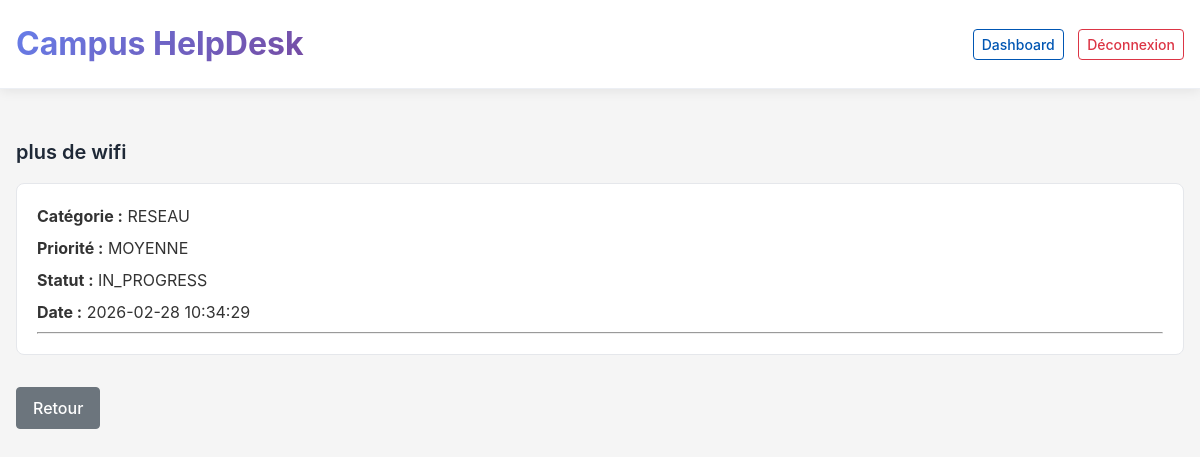
Page /index.php?route=ticket-show&id=4 (signed in) on the committed database.
### tables this page shows
CREATE TABLE `tickets` (
  `id` int(11) NOT NULL,
  `titre` varchar(150) NOT NULL,
  `description` text NOT NULL,
  `categorie` varchar(50) NOT NULL,
  `priorite` enum('FAIBLE','MOYENNE','ELEVEE') NOT NULL,
  `statut` enum('OPEN','IN_PROGRESS','RESOLVED','CLOSED') NOT NULL DEFAULT 'OPEN',
  `auteur_id` int(11) NOT NULL,
  `technicien_id` int(11) DEFAULT NULL,
  `created_at` datetime DEFAULT CURRENT_TIMESTAMP,
  `updated_at` datetime DEFAULT NULL
);

### app/core/View.php (called while the page is built, shortened)
<?php
final class View {
  public static function render(string $view, array $data = []){
    require __DIR__ . "/../views/layouts/main.php";
  }
}

### app/controllers/TicketController.php (called while the page is built, shortened)
<?php
require_once __DIR__ . '/../core/View.php';
require_once __DIR__ . '/../models/TicketModel.php';
final class TicketController {
  public function show() {
    $user = Auth::user();
    $id = isset($_GET['id']) ? (int)$_GET['id'] : 0;
    $ticketModel = new TicketModel();
    $messageModel = new MessageModel();
    $ticket = $ticketModel->findById($id);
    $messages = $messageModel->findByTicket($id);
    View::render('tickets/show', [
        'ticket' => $ticket,
        'messages' => $messages,
        'user' => $user
    ]);
}
}

### index.php (called while the page is built, shortened)
<?php
$route = isset($_GET['route']) ? $_GET['route'] : '';
Router::dispatch($route);

### app/core/Database.php (called while the page is built, shortened)
<?php
final class Database {
  private static $pdo = null;
  public static function pdo(){
    if (self::$pdo === null) {
      $dsn = "mysql:host=127.0.0.1;dbname=campus_helpdesk;charset=utf8mb4";
      self::$pdo = new PDO($dsn, "root", "root", [
        PDO::ATTR_ERRMODE => PDO::ERRMODE_EXCEPTION,
        PDO::ATTR_DEFAULT_FETCH_MODE => PDO::FETCH_ASSOC,
        PDO::ATTR_EMULATE_PREPARES => false,
      ]);
    }
    return self::$pdo;
  }
}

### app/models/TicketModel.php (called while the page is built, shortened)
<?php
require_once __DIR__ . '/../core/Database.php';
final class TicketModel {
  public function findById($id) {
    $sql = "SELECT * FROM tickets WHERE id = :id";
    $stmt = Database::pdo()->prepare($sql);
    $stmt->execute(['id' => $id]);
    return $stmt->fetch();
  }
}

### app/views/tickets/show.php (the view, shortened to what this page needs)
<h1 class="page-title-sm space-bottom-md"><?= htmlspecialchars($ticket['titre']) ?></h1>
<div class="ui-card">
  <div class="ui-card-body">
    <p><strong>Catégorie :</strong> <?= htmlspecialchars($ticket['categorie']) ?></p>
    <p><strong>Priorité :</strong> <?= htmlspecialchars($ticket['priorite']) ?></p>
    <p><strong>Statut :</strong> <?= htmlspecialchars($ticket['statut']) ?></p>
    <p><strong>Date :</strong> <?= htmlspecialchars($ticket['created_at']) ?></p>
  <hr>
  </div>
</div>
<a href="index.php?route=tickets" class="ui-btn ui-btn-secondary space-top-md">
  Retour
</a>

### public/assets/css/style.css (style rules this page uses)
* { margin: 0; padding: 0; box-sizing: border-box; }
html, body { height: 100%; }
body { font-family: -apple-system, BlinkMacSystemFont, "Segoe UI", Roboto, "Helvetica Neue", Arial, sans-serif; font-size: 1rem; line-height: 1.5; color: #333; background-color: #f5f5f5; }
h1, h2, h3, h4, h5, h6 { font-weight: 600; margin-bottom: 1rem; }
h1 { font-size: 2rem; }
p { margin-bottom: 0.5rem; }
a { color: #0056b3; text-decoration: none; transition: color 0.3s ease; }
.app-body { background-color: #f5f5f5; }
.page-title-sm { font-size: 1.25rem; font-weight: 600; color: #1f2937; }
.space-bottom-md { margin-bottom: 1rem; }
.space-top-md { margin-top: 1rem; }
.ui-card { background-color: #fff; border: 1px solid #e5e7eb; border-radius: 0.5rem; overflow: hidden; margin-bottom: 1rem; }
.ui-card-body { padding: 1.25rem; }
.ui-btn { display: inline-block; padding: 0.5rem 1rem; border: 1px solid transparent; border-radius: 0.25rem; font-size: 1rem; font-weight: 500; cursor: pointer; text-decoration: none; text-align: center; transition: all 0.2s ease; }
.ui-btn-secondary { background-color: #6c757d; color: #fff; border-color: #6c757d; }

### rows in the picture
tickets: titre "plus de wifi", categorie "RESEAU", priorite "MOYENNE", statut "IN_PROGRESS", created_at "2026-02-28 10:34:29"
